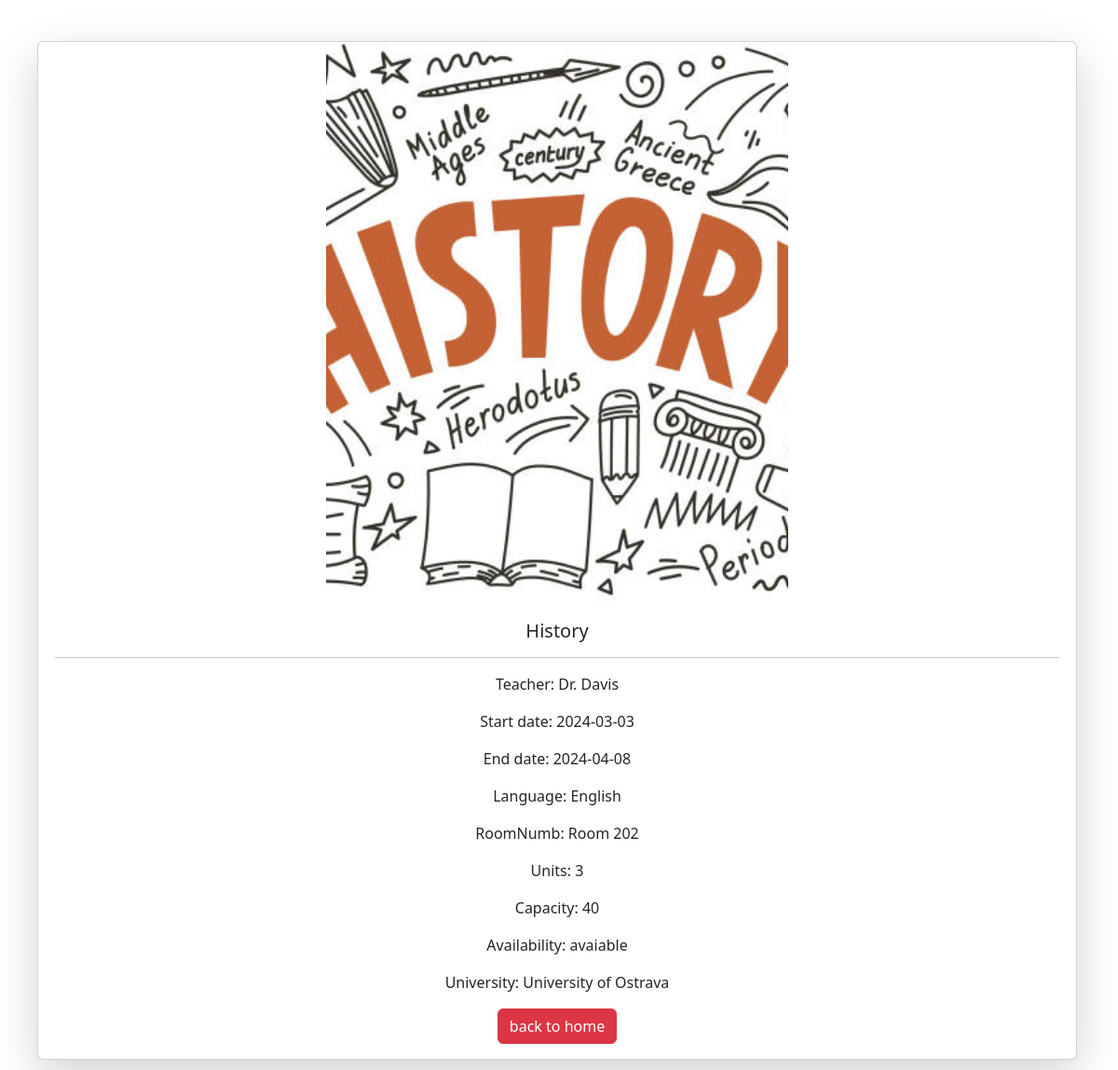
Page /details4all.php?id=5 on the earlier database version.
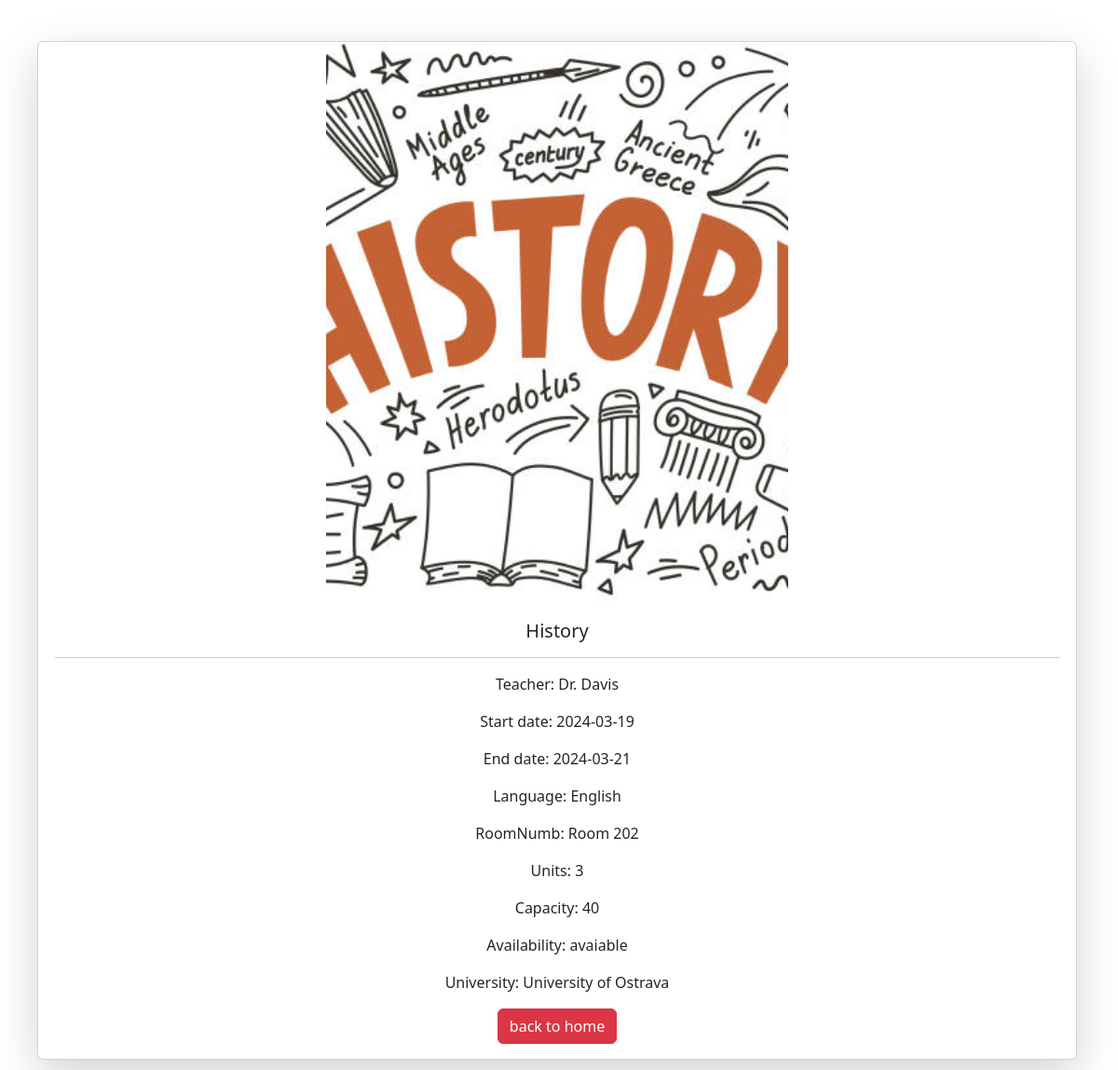
Same page on the later database version.
### tables this page shows
CREATE TABLE `courses` (
  `id` int(11) NOT NULL,
  `subject` varchar(50) DEFAULT NULL,
  `name` varchar(50) DEFAULT NULL,
  `university` varchar(50) DEFAULT NULL,
  `roomNumb` varchar(50) DEFAULT NULL,
  `date` date DEFAULT NULL,
  `end_date` date DEFAULT NULL,
  `teacher` varchar(100) DEFAULT NULL,
  `email` varchar(100) NOT NULL,
  `picture` varchar(255) DEFAULT NULL,
  `language` varchar(50) DEFAULT NULL,
  `duration` varchar(50) DEFAULT NULL,
  `units` varchar(100) DEFAULT NULL,
  `capacity` int(11) NOT NULL,
  `availability` enum('avaiable','not avaiable') DEFAULT NULL
);

### details4all.php (the view, shortened to what this page needs)
<?php
require "db_connection.php";
if($_GET["id"]) {
    $id = $_GET["id"];
    $sql= "SELECT * FROM courses WHERE id = {$id}";
    $result = mysqli_query($connection, $sql);
    $rows = mysqli_fetch_all($result, MYSQLI_ASSOC);
    if(mysqli_num_rows($result) == 1) {
        $data = mysqli_fetch_assoc($result);}}
foreach($rows as $row) {
$layout = '<div class=" mb-5 col col-12 d-flex align-items-stretch">
<div class="row g-1 container-fluid card shadow-lg bg-card-color">
<img style="width:500px; height:600px; object-fit: cover; margin:auto" src=../Images/'.$row["picture"].' class="card-img-top" alt="...">
<div class="card-body">
  <h5 class="card-title">'.$row["subject"].'</h5>
  <hr>
  <p class="card-text">Teacher: '.$row["teacher"].'</p>
  <p class="card-text">Start date: '.$row["date"].'</p>
  <p class="card-text">End date: '.$row["end_date"].'</p>
  <p class="card-text">Language: '.$row["language"].'</p>
  <p class="card-text">RoomNumb: '.$row["roomNumb"].'</p>
  <p class="card-text">Units: '.$row["units"].'</p>
  <p class="card-text">Capacity: '.$row["capacity"].'</p>
  <p class="card-text">Availability: '.$row["availability"].'</p>
  <p class="card-text">University: '.$row["university"].'</p>
  <div class="btnAlign">
  </form>
  <a class="btn btn-danger" href="index.php">back to home</a></div>
</div>
</div>
</div>
';
}
?>
<!DOCTYPE html>
<html lang="en">
<head>
    <link href="https://cdn.jsdelivr.net/npm/bootstrap@5.3.3/dist/css/bootstrap.min.css" rel="stylesheet">
</head>
<body>
    <br><br>
    <div class="container" >
        <?= $layout ?>
    </div>
</body>
</html>

### details4all.php (style rules this page uses)
.card-text, .card-title { text-align: center; }
.btnAlign { display: flex; justify-content: space-around; }

Differences in the rows shown:
changed courses "History": date "2024-03-03" → "2024-03-19"; end_date "2024-04-08" → "2024-03-21"
